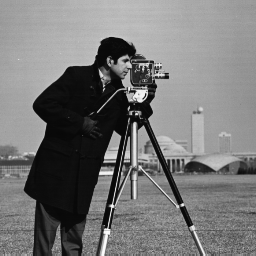
#> input picture rotation/cameraman.tif, 256 x 256 px
$ python '8-rotation based on x-y.py'
#> lines starting #> are read from the running program, lines starting #| are printed output that depends on the picture
import cv2
#Horizontal
image=cv2.imread('cameraman.tif')
#> image is the input picture: shape (256, 256, 3); min 7, max 253, mean 118.7
cv2.flip(image,1,image)
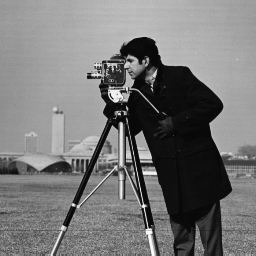
#> image: shape (256, 256, 3); min 7, max 253, mean 118.7
cv2.imshow("Horizontal",image)


#Vertical
image=cv2.imread('cameraman.tif')
cv2.flip(image,0,image)
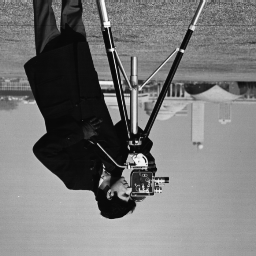
#> image: shape (256, 256, 3); min 7, max 253, mean 118.7
cv2.imshow("Vertical",image)

#Both
image=cv2.imread('cameraman.tif')
cv2.flip(image,-1,image)
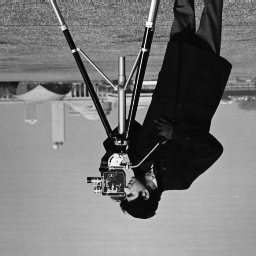
#> image: shape (256, 256, 3); min 7, max 253, mean 118.7
cv2.imshow("Both",image)
cv2.waitKey(0)
